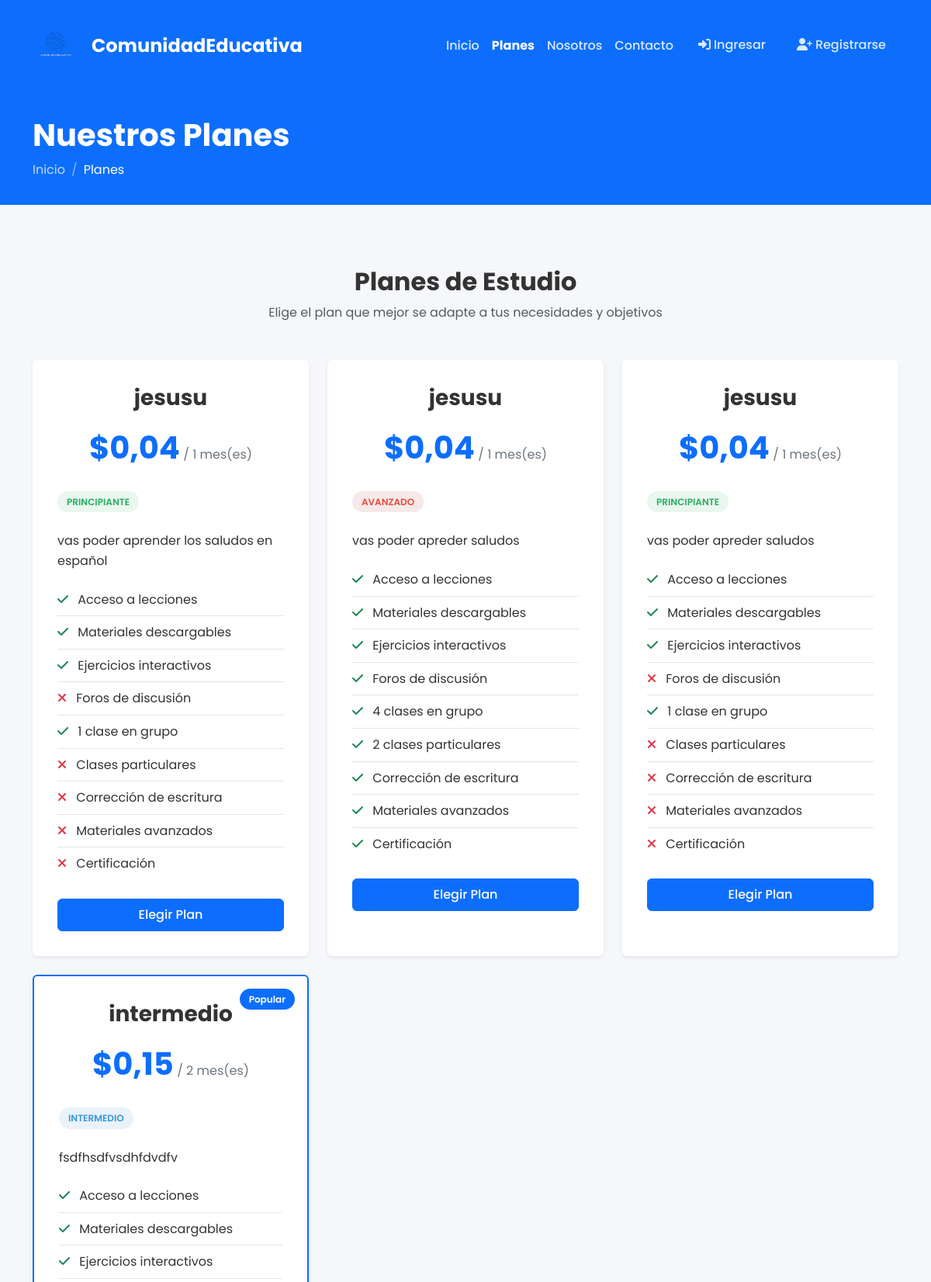
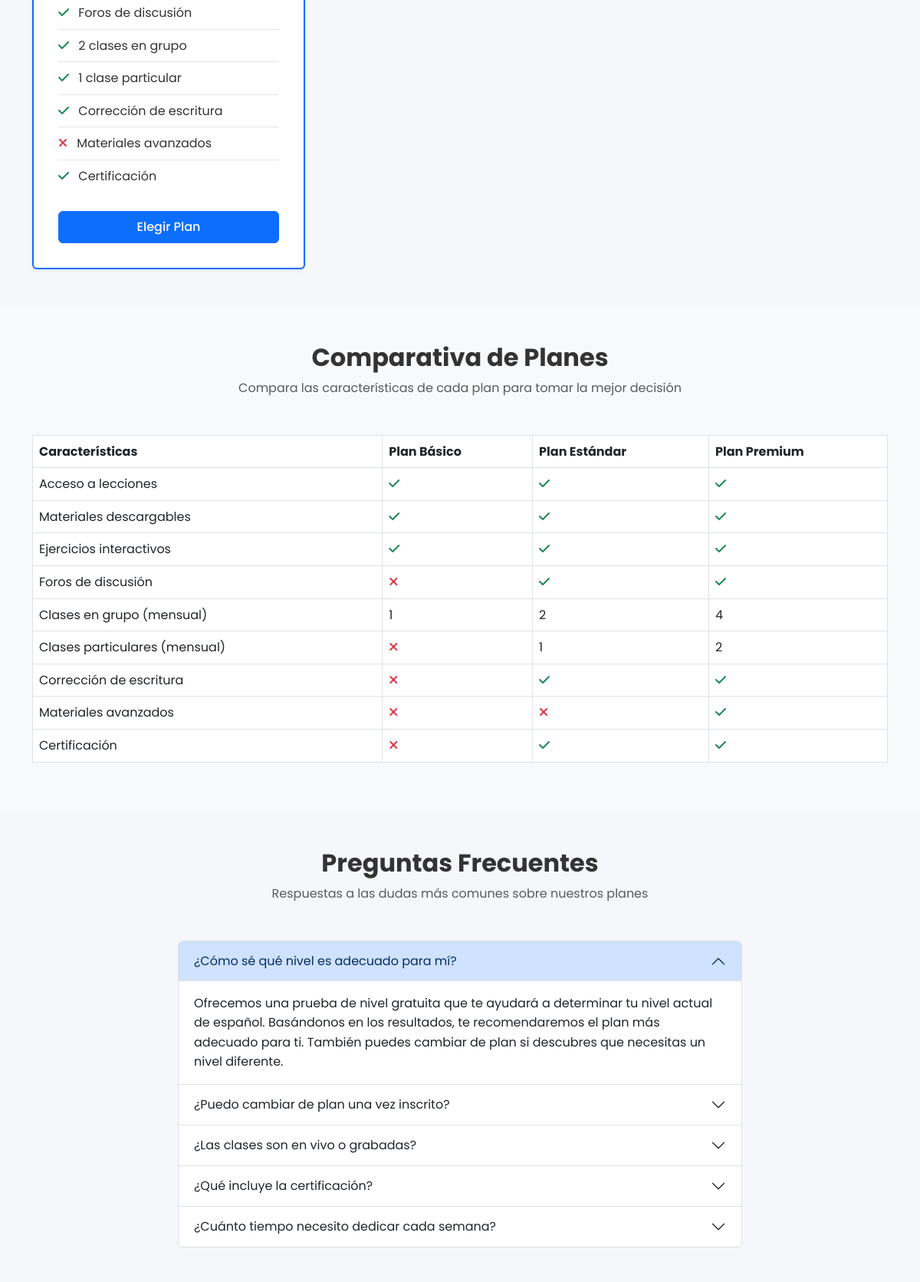
Screenshot of /comunidad/planes/ (upper part) with the database file from the repository (2 pictures, top to bottom).
### appComunidad/models.py (models this page shows, shortened)
class Plan(models.Model):
    class Nivel(models.TextChoices):
        PRINCIPIANTE = "principiante", _("Principiante")
        INTERMEDIO = "intermedio", _("Intermedio")
        AVANZADO = "avanzado", _("Avanzado")
    nombre = models.CharField(_("Nombre"), max_length=100)
    descripcion = models.TextField(_("Descripción"))
    nivel = models.CharField(
        _("Nivel"),
        max_length=20,
        choices=Nivel.choices,
        default=Nivel.PRINCIPIANTE,
    )
    precio = models.DecimalField(
        _("Precio"),
        max_digits=10,
        decimal_places=2,
    )
    duracion_meses = models.PositiveIntegerField(
        _("Duración (meses)"),
        default=1,
    )
    class Meta:
        verbose_name = _("Plan")
        verbose_name_plural = _("Planes")

### appComunidad/views.py (the view)
# urls.py: path("planes/", views.planes, name="planes"),
def planes(request: HttpRequest) -> HttpResponse:
    planes_list = Plan.objects.all()
    return render(request, "appComunidad/plans.html", {"planes": planes_list})

### appComunidad/context_processors.py (called while the page is built)
def user_redirect_processor(request: HttpRequest) -> dict[str, str]:
    redirect_url = "appComunidad:index"  # URL por defecto
    if hasattr(request.user, "perfil_estudiante"):
        redirect_url = "appEstudiantes:dashboard"
    elif hasattr(request.user, "perfil_profesor"):
        redirect_url = "appProfesores:dashboard"
    return {
        "login_redirect_url": redirect_url,
    }

### appComunidad/templates/appComunidad/plans.html (shortened to what this page needs)
{% extends 'base.html' %}
{% block extra_css %}
<link rel="stylesheet" href="/static/css/community.css">
{% endblock %}
{% block content %}
<section class="page-header">
    <div class="container">
        <div class="row">
            <div class="col-12">
                <h1>Nuestros Planes</h1>
                <nav aria-label="breadcrumb">
                    <ol class="breadcrumb">
                        <li class="breadcrumb-item"><a href="{% url 'appComunidad:index' %}">Inicio</a></li>
                        <li class="breadcrumb-item active" aria-current="page">Planes</li>
                    </ol>
                </nav>
            </div>
        </div>
    </div>
</section>
<section class="plans-section py-5">
    <div class="container">
        <div class="section-heading text-center mb-5">
            <h2>Planes de Estudio</h2>
            <p class="text-muted">Elige el plan que mejor se adapte a tus necesidades y objetivos</p>
        </div>
        <div class="row g-4">
            {% for plan in planes %}
            <div class="col-md-6 col-lg-4">
                <div class="plan-card {% if plan.nivel == 'intermedio' %}highlighted{% endif %}">
                    {% if plan.nivel == 'intermedio' %}
                    <div class="popular-badge">Popular</div>
                    {% endif %}
                    <div class="plan-header">
                        <h3>{{ plan.nombre }}</h3>
                        <div class="plan-price">
                            <span class="price">${{ plan.precio }}</span>
                            <span class="period">/ {{ plan.duracion_meses }} mes(es)</span>
                        </div>
                    </div>
                    <div class="plan-badge {{ plan.nivel }}">
                        {{ plan.get_nivel_display }}
                    </div>
                    <div class="plan-features">
                        <p>{{ plan.descripcion }}</p>
                        <ul class="list-unstyled">
                            <li><i class="fas fa-check me-2 text-success"></i> Acceso a lecciones</li>
                            <li><i class="fas fa-check me-2 text-success"></i> Materiales descargables</li>
                            <li><i class="fas fa-check me-2 text-success"></i> Ejercicios interactivos</li>
                            {% if plan.nivel != 'principiante' %}
                            <li><i class="fas fa-check me-2 text-success"></i> Foros de discusión</li>
                            {% else %}
                            <li><i class="fas fa-times me-2 text-danger"></i> Foros de discusión</li>
                            {% endif %}
                            <li><i class="fas fa-check me-2 text-success"></i>
                                {% if plan.nivel == 'principiante' %}1 clase en grupo
                                {% elif plan.nivel == 'intermedio' %}2 clases en grupo
                                {% else %}4 clases en grupo
                                {% endif %}
                            </li>
                            <li>
                                {% if plan.nivel == 'principiante' %}
                                <i class="fas fa-times me-2 text-danger"></i> Clases particulares
                                {% elif plan.nivel == 'intermedio' %}
                                <i class="fas fa-check me-2 text-success"></i> 1 clase particular
                                {% else %}
                                <i class="fas fa-check me-2 text-success"></i> 2 clases particulares
                                {% endif %}
                            </li>
                            {% if plan.nivel != 'principiante' %}
                            <li><i class="fas fa-check me-2 text-success"></i> Corrección de escritura</li>
                            {% else %}
                            <li><i class="fas fa-times me-2 text-danger"></i> Corrección de escritura</li>
                            {% endif %}
                            {% if plan.nivel == 'avanzado' %}
                            <li><i class="fas fa-check me-2 text-success"></i> Materiales avanzados</li>
                            {% else %}
                            <li><i class="fas fa-times me-2 text-danger"></i> Materiales avanzados</li>
                            {% endif %}
                            {% if plan.nivel != 'principiante' %}
                            <li><i class="fas fa-check me-2 text-success"></i> Certificación</li>
                            {% else %}
                            <li><i class="fas fa-times me-2 text-danger"></i> Certificación</li>
                            {% endif %}
                        </ul>
                    </div>
                    <div class="plan-footer">
                        <a href="{% url 'login' %}" class="btn btn-primary w-100">Elegir Plan</a>
                    </div>
                </div>
            </div>
            {% endfor %}
        </div>
    </div>
</section>
<section class="compare-plans-section py-5 bg-light">
    <div class="container">
        <div class="section-heading text-center mb-5">
            <h2>Comparativa de Planes</h2>
            <p class="text-muted">Compara las características de cada plan para tomar la mejor decisión</p>
        </div>
        <div class="table-responsive">
            <table class="table table-bordered comparison-table">
                <thead>
                    <tr>
                        <th>Características</th>
                        <th>Plan Básico</th>
                        <th class="highlight">Plan Estándar</th>
                        <th>Plan Premium</th>
                    </tr>
                </thead>
                <tbody>
                    <tr>
                        <td>Acceso a lecciones</td>
                        <td><i class="fas fa-check text-success"></i></td>
                        <td class="highlight"><i class="fas fa-check text-success"></i></td>
                        <td><i class="fas fa-check text-success"></i></td>
                    </tr>
                    <tr>
                        <td>Materiales descargables</td>
                        <td><i class="fas fa-check text-success"></i></td>
                        <td class="highlight"><i class="fas fa-check text-success"></i></td>
                        <td><i class="fas fa-check text-success"></i></td>
                    </tr>
                    <tr>
                        <td>Ejercicios interactivos</td>
                        <td><i class="fas fa-check text-success"></i></td>
                        <td class="highlight"><i class="fas fa-check text-success"></i></td>
                        <td><i class="fas fa-check text-success"></i></td>
                    </tr>
                    <tr>
                        <td>Foros de discusión</td>
                        <td><i class="fas fa-times text-danger"></i></td>
                        <td class="highlight"><i class="fas fa-check text-success"></i></td>
                        <td><i class="fas fa-check text-success"></i></td>
                    </tr>
                    <tr>
                        <td>Clases en grupo (mensual)</td>
                        <td>1</td>
                        <td class="highlight">2</td>
                        <td>4</td>
                    </tr>
                    <tr>
                        <td>Clases particulares (mensual)</td>
                        <td><i class="fas fa-times text-danger"></i></td>
                        <td class="highlight">1</td>
                        <td>2</td>
                    </tr>
                    <tr>
                        <td>Corrección de escritura</td>
                        <td><i class="fas fa-times text-danger"></i></td>
                        <td class="highlight"><i class="fas fa-check text-success"></i></td>
                        <td><i class="fas fa-check text-success"></i></td>
                    </tr>
                    <tr>
                        <td>Materiales avanzados</td>
                        <td><i class="fas fa-times text-danger"></i></td>
                        <td class="highlight"><i class="fas fa-times text-danger"></i></td>
                        <td><i class="fas fa-check text-success"></i></td>
                    </tr>
                    <tr>
                        <td>Certificación</td>
                        <td><i class="fas fa-times text-danger"></i></td>
                        <td class="highlight"><i class="fas fa-check text-success"></i></td>
                        <td><i class="fas fa-check text-success"></i></td>
                    </tr>
                </tbody>
            </table>
        </div>
    </div>
</section>
<section class="faq-section py-5">
    <div class="container">
        <div class="section-heading text-center mb-5">
            <h2>Preguntas Frecuentes</h2>
            <p class="text-muted">Respuestas a las dudas más comunes sobre nuestros planes</p>
        </div>
        <div class="row">
            <div class="col-lg-8 mx-auto">
                <div class="accordion" id="faqAccordion">
                    <div class="accordion-item">
                        <h2 class="accordion-header" id="headingOne">
                            <button class="accordion-button" type="button" data-bs-toggle="collapse" data-bs-target="#collapseOne" aria-expanded="true" aria-controls="collapseOne">
                                ¿Cómo sé qué nivel es adecuado para mí?
                            </button>
                        </h2>
                        <div id="collapseOne" class="accordion-collapse collapse show" aria-labelledby="headingOne" data-bs-parent="#faqAccordion">
                            <div class="accordion-body">
                                Ofrecemos una prueba de nivel gratuita que te ayudará a determinar tu nivel actual de español. Basándonos en los resultados, te recomendaremos el plan más adecuado para ti. También puedes cambiar de plan si descubres que necesitas un nivel diferente.
                            </div>
                        </div>
                    </div>
                    <div class="accordion-item">
                        <h2 class="accordion-header" id="headingTwo">
                            <button class="accordion-button collapsed" type="button" data-bs-toggle="collapse" data-bs-target="#collapseTwo" aria-expanded="false" aria-controls="collapseTwo">
                                ¿Puedo cambiar de plan una vez inscrito?
                            </button>
                        </h2>
                    </div>
                    <div class="accordion-item">
                        <h2 class="accordion-header" id="headingThree">
                            <button class="accordion-button collapsed" type="button" data-bs-toggle="collapse" data-bs-target="#collapseThree" aria-expanded="false" aria-controls="collapseThree">
                                ¿Las clases son en vivo o grabadas?
                            </button>
                        </h2>
                    </div>
                    <div class="accordion-item">
                        <h2 class="accordion-header" id="headingFour">
                            <button class="accordion-button collapsed" type="button" data-bs-toggle="collapse" data-bs-target="#collapseFour" aria-expanded="false" aria-controls="collapseFour">
                                ¿Qué incluye la certificación?
                            </button>
                        </h2>
                    </div>
                    <div class="accordion-item">
                        <h2 class="accordion-header" id="headingFive">
                            <button class="accordion-button collapsed" type="button" data-bs-toggle="collapse" data-bs-target="#collapseFive" aria-expanded="false" aria-controls="collapseFive">
                                ¿Cuánto tiempo necesito dedicar cada semana?
                            </button>
                        </h2>
                    </div>
                </div>
            </div>
        </div>
    </div>
</section>
{% endblock %}

### static/css/main.css (style rules this page uses)
:root { --primary-color: #0d6efd; --secondary-color: #6c757d; --success-color: #28a745; --warning-color: #ffc107; --danger-color: #dc3545; --light-color: #f8f9fa; --dark-color: #343a40; --border-radius: 0.375rem; --box-shadow: 0 0.125rem 0.25rem rgba(0, 0, 0, 0.075); }
body { font-family: 'Poppins', sans-serif; color: #333; line-height: 1.6; background-color: #f5f7fa; }
a { color: var(--primary-color); text-decoration: none; transition: all 0.3s ease; }
h1, h2, h3, h4, h5, h6 { font-weight: 600; }
.page-header { background-color: var(--primary-color); color: #fff; padding: 2rem 0; margin-bottom: 2rem; }
.page-header h1 { font-weight: 700; margin-bottom: 0.5rem; }
.page-header .breadcrumb { background-color: transparent; padding: 0; margin: 0; }
.page-header .breadcrumb-item a { color: rgba(255, 255, 255, 0.75); }
.page-header .breadcrumb-item.active { color: #fff; }
.page-header .breadcrumb-item + .breadcrumb-item::before { color: rgba(255, 255, 255, 0.5); }
.btn { font-weight: 500; padding: 0.5rem 1.25rem; border-radius: var(--border-radius); transition: all 0.3s ease; }
.btn-primary { background-color: var(--primary-color); border-color: var(--primary-color); }

### appComunidad/static/css/community.css (style rules this page uses)
.section-heading { margin-bottom: 3rem; }
.section-heading h2 { font-weight: 700; margin-bottom: 0.5rem; }
.plans-section { padding: 5rem 0; }
.plan-card { background-color: #fff; border-radius: var(--border-radius); box-shadow: var(--box-shadow); padding: 2rem; height: 100%; position: relative; overflow: hidden; transition: transform 0.3s ease; }
.plan-card.highlighted { border: 2px solid var(--primary-color); }
.popular-badge { position: absolute; top: 1rem; right: 1rem; background-color: var(--primary-color); color: #fff; padding: 0.25rem 0.75rem; border-radius: 1rem; font-size: 0.75rem; font-weight: 600; }
.plan-header { text-align: center; margin-bottom: 1.5rem; }
.plan-header h3 { font-weight: 700; margin-bottom: 1rem; }
.plan-price { margin-bottom: 1rem; }
.plan-price .price { font-size: 2.5rem; font-weight: 700; color: var(--primary-color); }
.plan-price .period { font-size: 1rem; color: var(--secondary-color); }
.plan-badge { display: inline-block; padding: 0.25rem 0.75rem; border-radius: 1rem; font-size: 0.75rem; font-weight: 600; text-transform: uppercase; margin-bottom: 1.5rem; }
.plan-badge.principiante { background-color: #e9f7ef; color: #27ae60; }
.plan-badge.intermedio { background-color: #eaf2fa; color: #3498db; }
.plan-badge.avanzado { background-color: #f7e9e9; color: #e74c3c; }
.plan-features { margin-bottom: 1.5rem; }
.plan-features ul { padding-left: 0; list-style: none; }
.plan-features li { padding: 0.5rem 0; border-bottom: 1px solid rgba(0, 0, 0, 0.1); }
.plan-features li:last-child { border-bottom: none; }
.faq-section { padding: 5rem 0; }

### rows the page displays
Plan: nombre "jesusu", precio "0,04", duracion_meses "1", nivel "PRINCIPIANTE", descripcion "vas poder aprender los saludos en español", shows "Foros de discusión", shows "1 clase en grupo", shows "Clases particulares", shows "Corrección de escritura", shows "Materiales avanzados", shows "Certificación"
Plan: nombre "jesusu", precio "0,04", duracion_meses "1", nivel "AVANZADO", descripcion "vas poder apreder saludos", shows "Foros de discusión", shows "4 clases en grupo", shows "2 clases particulares", shows "Corrección de escritura", shows "Materiales avanzados", shows "Certificación"
Plan: nombre "jesusu", precio "0,04", duracion_meses "1", nivel "PRINCIPIANTE", descripcion "vas poder apreder saludos", shows "Foros de discusión", shows "1 clase en grupo", shows "Clases particulares", shows "Corrección de escritura", shows "Materiales avanzados", shows "Certificación"
Plan: shows "Popular", nombre "intermedio", precio "0,15", duracion_meses "2", nivel "INTERMEDIO", descripcion "fsdfhsdfvsdhfdvdfv", shows "Foros de discusión", shows "2 clases en grupo", shows "1 clase particular", shows "Corrección de escritura", shows "Materiales avanzados", shows "Certificación"
